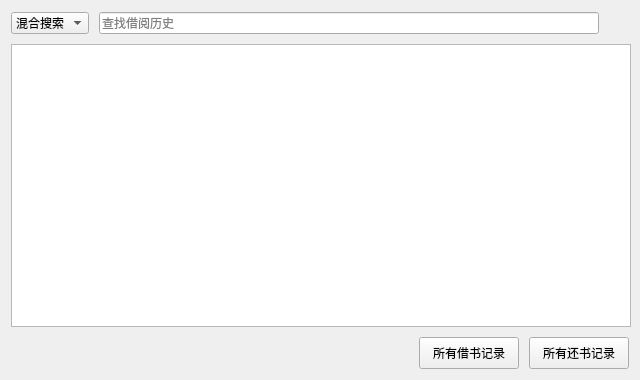
<?xml version="1.0" encoding="UTF-8"?>
<ui version="4.0">
 <class>BRmPage</class>
 <widget class="QWidget" name="BRmPage">
  <property name="geometry">
   <rect>
    <x>0</x>
    <y>0</y>
    <width>640</width>
    <height>380</height>
   </rect>
  </property>
  <property name="minimumSize">
   <size>
    <width>640</width>
    <height>380</height>
   </size>
  </property>
  <property name="windowTitle">
   <string>Form</string>
  </property>
  <layout class="QGridLayout" name="gridLayout">
   <property name="topMargin">
    <number>12</number>
   </property>
   <property name="spacing">
    <number>10</number>
   </property>
   <item row="0" column="0">
    <layout class="QHBoxLayout" name="TopHorizontalLayout">
     <property name="spacing">
      <number>10</number>
     </property>
     <item>
      <widget class="QComboBox" name="searchComboBox">
       <item>
        <property name="text">
         <string>混合搜索</string>
        </property>
       </item>
      </widget>
     </item>
     <item>
      <widget class="QLineEdit" name="searchLineEdit">
       <property name="placeholderText">
        <string>查找借阅历史</string>
       </property>
      </widget>
     </item>
     <item>
      <widget class="QPushButton" name="searchPushButton">
       <property name="minimumSize">
        <size>
         <width>20</width>
         <height>20</height>
        </size>
       </property>
       <property name="maximumSize">
        <size>
         <width>20</width>
         <height>20</height>
        </size>
       </property>
       <property name="text">
        <string/>
       </property>
       <property name="flat">
        <bool>true</bool>
       </property>
      </widget>
     </item>
    </layout>
   </item>
   <item row="1" column="0">
    <widget class="QTableView" name="brmTableView">
     <property name="minimumSize">
      <size>
       <width>620</width>
       <height>280</height>
      </size>
     </property>
    </widget>
   </item>
   <item row="2" column="0">
    <layout class="QHBoxLayout" name="horizontalLayout">
     <property name="spacing">
      <number>10</number>
     </property>
     <item>
      <spacer name="horizontalSpacer">
       <property name="orientation">
        <enum>Qt::Horizontal</enum>
       </property>
       <property name="sizeHint" stdset="0">
        <size>
         <width>388</width>
         <height>32</height>
        </size>
       </property>
      </spacer>
     </item>
     <item>
      <widget class="QPushButton" name="all_BorrowReqPushButton">
       <property name="minimumSize">
        <size>
         <width>100</width>
         <height>32</height>
        </size>
       </property>
       <property name="maximumSize">
        <size>
         <width>100</width>
         <height>32</height>
        </size>
       </property>
       <property name="text">
        <string>所有借书记录</string>
       </property>
      </widget>
     </item>
     <item>
      <widget class="QPushButton" name="all_ReturnReqPushButton">
       <property name="minimumSize">
        <size>
         <width>100</width>
         <height>32</height>
        </size>
       </property>
       <property name="maximumSize">
        <size>
         <width>100</width>
         <height>32</height>
        </size>
       </property>
       <property name="text">
        <string>所有还书记录</string>
       </property>
      </widget>
     </item>
    </layout>
   </item>
  </layout>
 </widget>
 <resources/>
 <connections/>
</ui>
